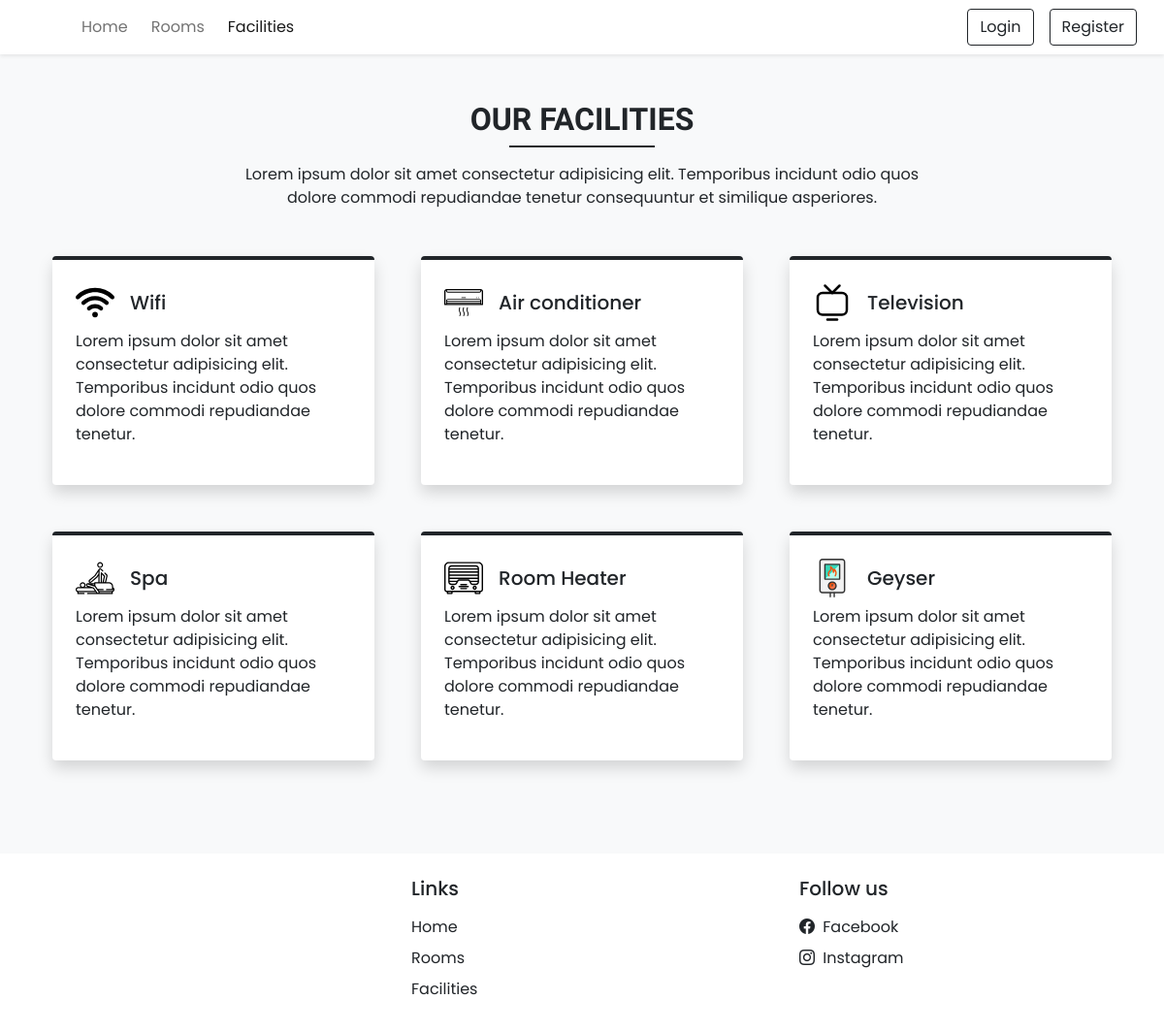
Screenshot of /facilities.php with the database file from the repository.
### tables this page shows
CREATE TABLE IF NOT EXISTS `facilities` (
  `id` int NOT NULL AUTO_INCREMENT,
  `icon` varchar(100) NOT NULL,
  `name` varchar(50) NOT NULL,
  `description` varchar(250) NOT NULL,
  PRIMARY KEY (`id`)
);

### admin/inc/db_config.php (called while the page is built, shortened)
<?php
  function selectAll($table)
  {
    $con = $GLOBALS['con'];
    $res = mysqli_query($con,"SELECT * FROM $table");
    return $res;
  }
?>

### facilities.php (the view, shortened to what this page needs)
<!DOCTYPE html>
<html lang="en">
<head>
  <?php require('inc/links.php'); ?>
</head>
<body class="bg-light">
  <?php require('inc/header.php'); ?>
  <div class="my-5 px-4">
    <h2 class="fw-bold h-font text-center">OUR FACILITIES</h2>
    <div class="h-line bg-dark"></div>
    <p class="text-center mt-3">
      Lorem ipsum dolor sit amet consectetur adipisicing elit.
      Temporibus incidunt odio quos <br> dolore commodi repudiandae
      tenetur consequuntur et similique asperiores.
    </p>
  </div>
  <div class="container">
    <div class="row">
      <?php
        $res = selectAll('facilities');
        $path = FACILITIES_IMG_PATH;
        while($row = mysqli_fetch_assoc($res)){
          echo<<<data
            <div class="col-lg-4 col-md-6 mb-5 px-4">
              <div class="bg-white rounded shadow p-4 border-top border-4 border-dark pop">
                <div class="d-flex align-items-center mb-2">
                  <img src="$path$row[icon]" width="40px">
                  <h5 class="m-0 ms-3">$row[name]</h5>
                </div>
                <p>$row[description]</p>
              </div>
            </div>
          data;
        }
      ?>
    </div>
  </div>
  <?php require('inc/footer.php'); ?>
</body>
</html>

### css/common.css (style rules this page uses)
:root { --teal: #2ec1ac; --teal_hover: #279e8c; }
* { font-family: 'Poppins', sans-serif; }
.h-font { font-family: 'Merienda', cursive; }
.h-line { width: 150px; margin: 0 auto; height: 1.7px; }

### rows the page displays
facilities: icon (picture), name "Wifi", description "Lorem ipsum dolor sit amet consectetur adipisicing elit. Temporibus incidunt odio quos dolore commodi repudiandae tenetur."
facilities: icon (picture), name "Air conditioner", description "Lorem ipsum dolor sit amet consectetur adipisicing elit. Temporibus incidunt odio quos dolore commodi repudiandae tenetur."
facilities: icon (picture), name "Television", description "Lorem ipsum dolor sit amet consectetur adipisicing elit. Temporibus incidunt odio quos dolore commodi repudiandae tenetur."
facilities: icon (picture), name "Spa", description "Lorem ipsum dolor sit amet consectetur adipisicing elit. Temporibus incidunt odio quos dolore commodi repudiandae tenetur."
facilities: icon (picture), name "Room Heater", description "Lorem ipsum dolor sit amet consectetur adipisicing elit. Temporibus incidunt odio quos dolore commodi repudiandae tenetur."
facilities: icon (picture), name "Geyser", description "Lorem ipsum dolor sit amet consectetur adipisicing elit. Temporibus incidunt odio quos dolore commodi repudiandae tenetur."
